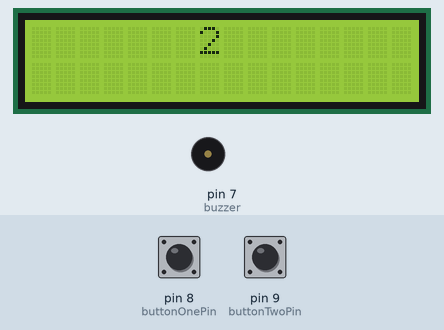
This sketch was run on a simulated Arduino Uno, built with avr-gcc and run on an emulated ATmega328P. On the bench: 16×2 character LCD, buzzer (waves = sounding, pin HIGH). The test bench sets the inputs (shaded band); at power-on: pin 8 (buttonOnePin) LOW, pin 9 (buttonTwoPin) LOW.

Above: at 1.6 s.
1.7 s: pin 8 (buttonOnePin) pulled HIGH for 3.2 s
At 2.4 s:
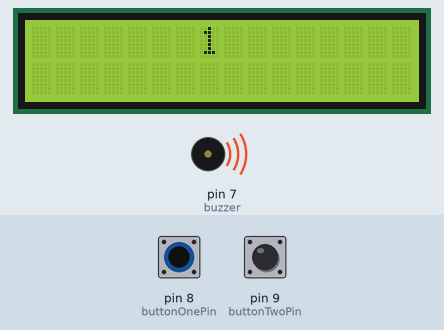
At 5.5 s:
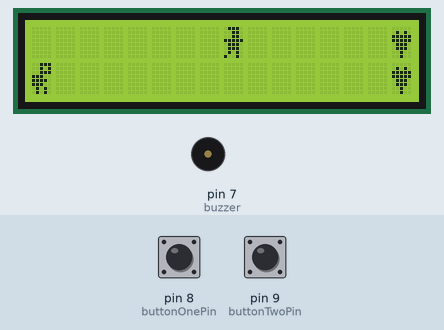
6.4 s: pin 9 (buttonTwoPin) pulled HIGH for 3.2 s
At 11.7 s:
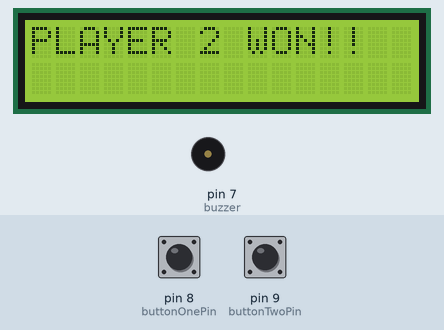
Timing chart, 0 to 19.6 s (numbered marks = the images above; inputs shaded):
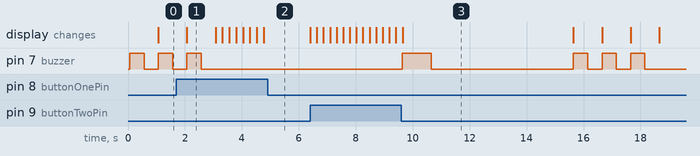

The sketch:

buddy_vs_turtle_race.ino
```cpp
#include <LiquidCrystal.h>
LiquidCrystal lcd(12,11,5,4,3,2);

//global variables
int buzzer = 7;
int buttonOnePin = 8;
int buttonTwoPin = 9;
int buddyPosition = 0;
int turtlePosition = 0;

byte turtle[] = {
  B01110,
  B00110,
  B00110,
  B11111,
  B01110,
  B01110,
  B01010,
  B10010
};

byte buddy[]{
  B00111,
  B00101,
  B00111,
  B11100,
  B11110,
  B11100,
  B01010,
  B01010
};

byte goal[] = {
  B00000,
  B01010,
  B11111,
  B11111,
  B01110,
  B01110,
  B00100,
  B00100
};

void setup(){
  lcd.begin(16,2);
  pinMode(buttonOnePin, INPUT);
  pinMode(buttonTwoPin, INPUT);
  pinMode(buzzer, OUTPUT);
  lcd.createChar(0,turtle);
  lcd.createChar(1,buddy);
  lcd.createChar(2,goal);
}

void loop(){
  countDown();
  shiftBuddies();
}

/*
 * Intro sequence. Counts 3
 * down to 1, while triggering
 * the buzzer for every number.
 */
void countDown(){
  for(int i=3; i>0; i--){
    lcd.setCursor(7, 0);
    char a = '0'+ i;
    digitalWrite(buzzer, HIGH);
    lcd.print(a);
    delay(500);
    digitalWrite(buzzer, LOW);
    delay(500);
    lcd.clear();
  }
}

/**
* shifts characters on the lcd every time
* a button is pushed.
**/
void shiftBuddies(){
    for(int i=buddyPosition; i<=14; i++){
      // Set current possiton
      lcd.setCursor(buddyPosition, 0);
      lcd.write(byte(0));
      lcd.setCursor(turtlePosition,1);
      lcd.write(byte(1));

      // set goal character
      lcd.setCursor(15, 0);
      lcd.write(byte(2));
      lcd.setCursor(15,1);
      lcd.write(byte(2));

      // Shifts buddy character if
      // top-button input is set to HIGH
      if(readButton(0)==HIGH){
        lcd.setCursor(buddyPosition,0);
        lcd.print(" ");
        buddyPosition++;
        lcd.setCursor(buddyPosition,0);
        lcd.write(byte(0));
        delay(240);
      }

      // Shifts turtle character if
      // bottom-button input is set to HIGH
      if(readButton(1)==HIGH){
        lcd.setCursor(turtlePosition,1);
        lcd.print(" ");
        turtlePosition++;
        lcd.setCursor(turtlePosition,1);
        lcd.write(byte(1));
        delay(230);
      }

      // i is dependent on the possiton of
      // character that ahs made it further
      if (turtlePosition>=buddyPosition){
        i=turtlePosition;
      } else{
        i = buddyPosition;
      }
    }

    // The character that reached last
    // lcd grid before goal wins
    digitalWrite(buzzer, HIGH);
    if (buddyPosition==14){
      lcd.clear();
      lcd.print("PLAYER 1 WON!!");
    } else{
      lcd.clear();
      lcd.print("PLAYER 2 WON!!");
    }
    delay(1000);
    digitalWrite(buzzer, LOW);
    delay(5000);
    lcd.clear();

    //reset buddies position
    buddyPosition = 0;
    turtlePosition = 0;
}

/*
 * Reads input value form button
 */
bool readButton(int val){
  bool result;
  if (val==0){
   return digitalRead(buttonOnePin);
  }else if(val==1){
    return digitalRead(buttonTwoPin);
  }
}
```

Measured:
- after the input at 6.4 s, pin 7 (buzzer): LOW → HIGH after 3.2 s, → LOW 1.0 s later, → HIGH 5.0 s later, → LOW 0.50 s later, … (8 changes in this stretch); the display: first changes at once (image 3 shows a later state)
- what the display in image 1 shows lasts 1.0 s, from 2.1 s to 3.1 s
